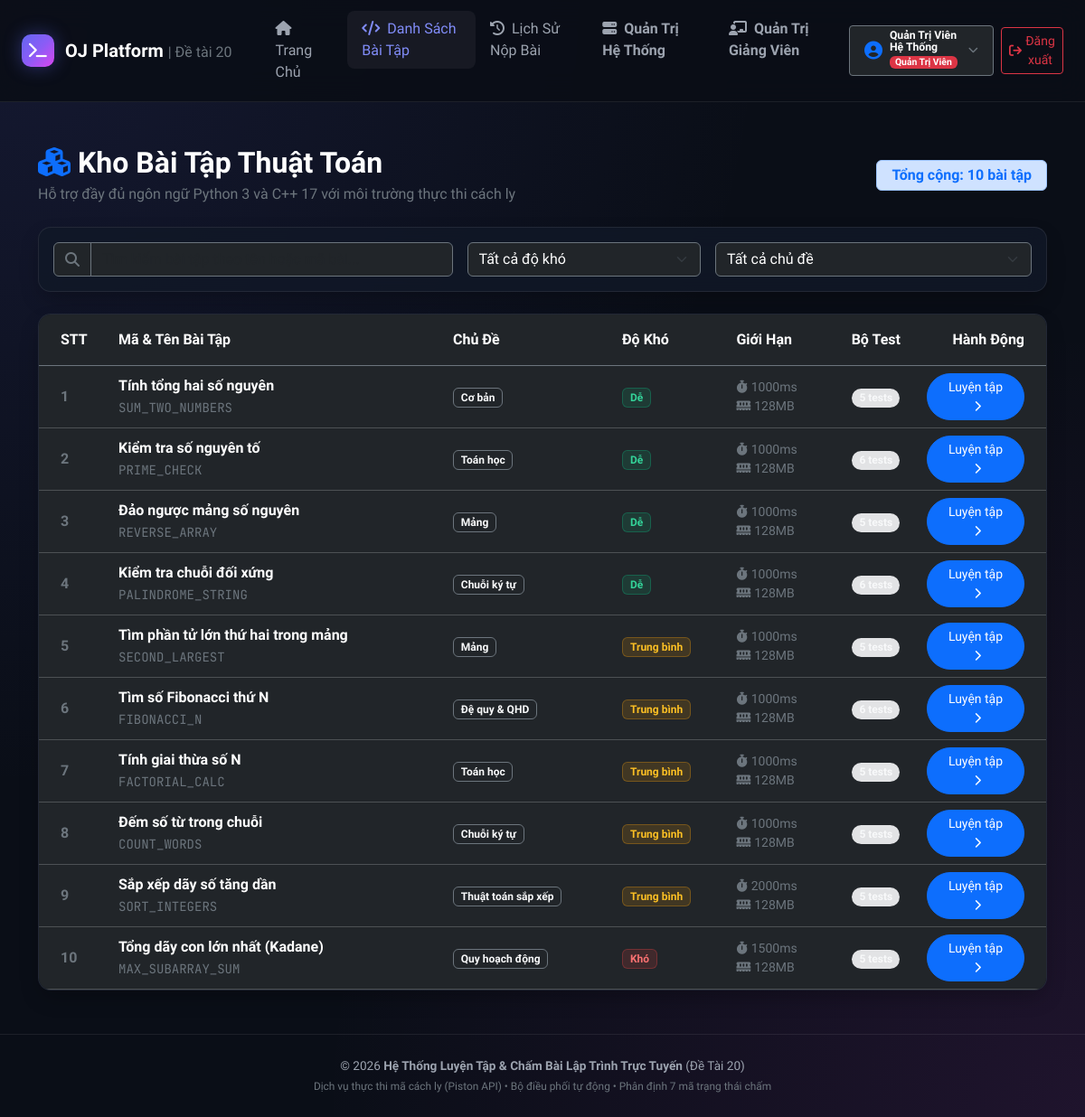
The app's page /problems.php (signed in), older data.
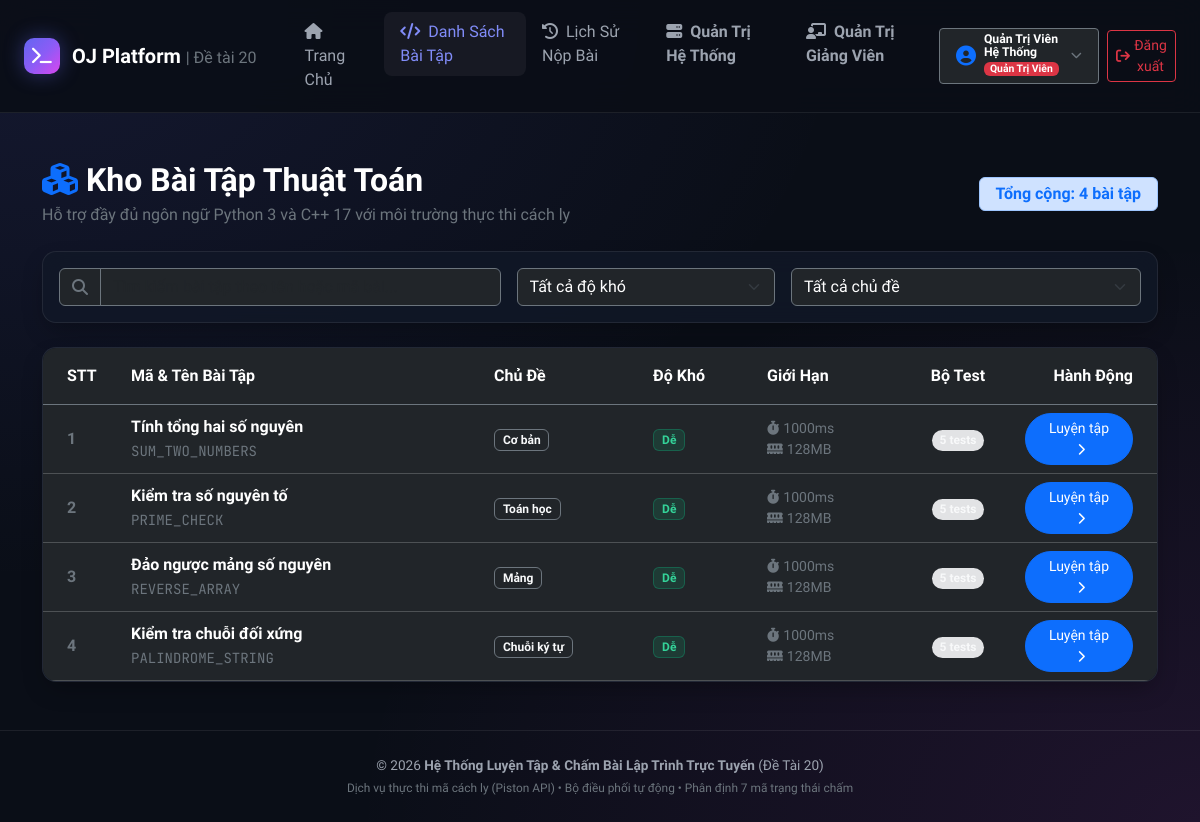
The same page, newer data.
### tables this page shows
CREATE TABLE `problems` (
    `id` INT AUTO_INCREMENT PRIMARY KEY,
    `code` VARCHAR(50) NOT NULL UNIQUE COMMENT 'Mã bài viết tắt (vd: SUM_ARRAY, PRIME_CHECK)',
    `title` VARCHAR(255) NOT NULL COMMENT 'Tiêu đề bài tập',
    `topic` VARCHAR(100) NOT NULL COMMENT 'Chủ đề: Mảng, Chuỗi, Đồ thị, Đệ quy...',
    `difficulty` ENUM('EASY', 'MEDIUM', 'HARD') NOT NULL DEFAULT 'EASY' COMMENT 'Độ khó',
    `author_id` INT NOT NULL COMMENT 'Giảng viên tạo bài',
    `current_version_id` INT DEFAULT NULL COMMENT 'Trỏ tới phiên bản đang sử dụng',
    `is_published` TINYINT(1) NOT NULL DEFAULT 1 COMMENT '1 = Công khai; 0 = Ẩn',
    `created_at` DATETIME NOT NULL DEFAULT CURRENT_TIMESTAMP,
    `updated_at` DATETIME NOT NULL DEFAULT CURRENT_TIMESTAMP ON UPDATE CURRENT_TIMESTAMP,
    INDEX `idx_problems_difficulty` (`difficulty`),
    INDEX `idx_problems_topic` (`topic`),
    INDEX `idx_problems_author` (`author_id`),
    CONSTRAINT `fk_problems_author` FOREIGN KEY (`author_id`) REFERENCES `users` (`id`) ON DELETE CASCADE
);

CREATE TABLE `problem_versions` (
    `id` INT AUTO_INCREMENT PRIMARY KEY,
    `problem_id` INT NOT NULL COMMENT 'Thuộc bài tập nào',
    `version_number` INT NOT NULL DEFAULT 1 COMMENT 'Phiên bản 1, 2, 3...',
    `description` LONGTEXT NOT NULL COMMENT 'Nội dung đề bài, quy cách input/output',
    `time_limit_ms` INT NOT NULL DEFAULT 1000 COMMENT 'Giới hạn thời gian chạy (mili-giây)',
    `memory_limit_kb` INT NOT NULL DEFAULT 131072 COMMENT 'Giới hạn RAM (KB, mặc định 128MB)',
    `change_log` VARCHAR(255) DEFAULT NULL COMMENT 'Ghi chú lý do cập nhật phiên bản',
    `created_by` INT NOT NULL COMMENT 'Người tạo phiên bản này',
    `created_at` DATETIME NOT NULL DEFAULT CURRENT_TIMESTAMP,
    UNIQUE KEY `uq_problem_version` (`problem_id`, `version_number`),
    INDEX `idx_pv_problem` (`problem_id`),
    CONSTRAINT `fk_pv_problem` FOREIGN KEY (`problem_id`) REFERENCES `problems` (`id`) ON DELETE CASCADE,
    CONSTRAINT `fk_pv_creator` FOREIGN KEY (`created_by`) REFERENCES `users` (`id`) ON DELETE CASCADE
);

### includes/auth.php (called while the page is built, shortened)
<?php
function isLoggedIn(): bool {
    return isset($_SESSION['user']) && !empty($_SESSION['user']['id']);
}
function getCurrentUser(): ?array {
    return $_SESSION['user'] ?? null;
}
function hasRole(string $role): bool {
    return strtoupper($_SESSION['user']['role']) === strtoupper($role);
}
function isAdmin(): bool {
    return hasRole('ADMIN');
}

### problems.php (the view, shortened to what this page needs)
<?php
require_once __DIR__ . '/includes/auth.php';
$problems = [];
try {
    $pdo = Database::getConnection();
    $stmt = $pdo->query("
        SELECT p.id, p.code, p.title, p.topic, p.difficulty,
               pv.time_limit_ms, pv.memory_limit_kb,
               (SELECT COUNT(*) FROM test_cases tc WHERE tc.problem_version_id = pv.id) as test_count
        FROM problems p
        JOIN problem_versions pv ON p.current_version_id = pv.id
        WHERE p.is_published = 1
        ORDER BY p.id ASC
    ");
    $problems = $stmt->fetchAll();
} catch (Exception $e) {
    $errorMsg = $e->getMessage();
}
require_once __DIR__ . '/includes/header.php';
require_once __DIR__ . '/includes/navbar.php';
?>
<div class="container my-5">
    <div class="d-flex align-items-center justify-content-between flex-wrap gap-3 mb-4">
        <div>
            <h2 class="fw-bold text-white mb-1">
                <i class="fas fa-cubes text-primary me-2"></i>Kho Bài Tập Thuật Toán
            </h2>
            <p class="text-secondary mb-0">Hỗ trợ đầy đủ ngôn ngữ Python 3 và C++ 17 với môi trường thực thi cách ly</p>
        </div>
        <div class="d-flex align-items-center gap-2">
            <span class="badge bg-primary-subtle text-primary border border-primary-subtle px-3 py-2 fs-6">
                Tổng cộng: <?php echo count($problems); ?> bài tập
            </span>
        </div>
    </div>
    <div class="custom-card p-3 mb-4">
        <div class="row g-3 align-items-center">
            <div class="col-md-5">
                <div class="input-group">
                    <span class="input-group-text bg-dark border-secondary text-secondary">
                        <i class="fas fa-search"></i>
                    </span>
                    <input type="text" id="filterSearch" class="form-control bg-dark border-secondary text-white" placeholder="Tìm kiếm bài tập theo tên hoặc mã bài...">
                </div>
            </div>
            <div class="col-md-3">
                <select id="filterDifficulty" class="form-select bg-dark border-secondary text-white">
                    <option value="">Tất cả độ khó</option>
                </select>
            </div>
            <div class="col-md-4">
                <select id="filterTopic" class="form-select bg-dark border-secondary text-white">
                    <option value="">Tất cả chủ đề</option>
                </select>
            </div>
        </div>
    </div>
    <div class="custom-card overflow-hidden">
        <div class="table-responsive">
            <table class="table table-dark table-hover align-middle mb-0" id="problemTable">
                <thead class="text-secondary border-bottom border-secondary">
                    <tr>
                        <th class="ps-4 py-3" style="width: 80px;">STT</th>
                        <th class="py-3">Mã &amp; Tên Bài Tập</th>
                        <th class="py-3">Chủ Đề</th>
                        <th class="py-3">Độ Khó</th>
                        <th class="py-3">Giới Hạn</th>
                        <th class="py-3 text-center">Bộ Test</th>
                        <th class="pe-4 py-3 text-end" style="width: 140px;">Hành Động</th>
                    </tr>
                </thead>
                <tbody>
                    <?php if (empty($problems)): ?>
                        <tr>
                            <td colspan="7" class="text-center py-5 text-secondary">
                                Không có bài tập nào được tìm thấy.
                            </td>
                        </tr>
                    <?php else: ?>
                        <?php foreach ($problems as $idx => $p):
                            $diffClass = ($p['difficulty'] === 'EASY') ? 'badge-easy' : (($p['difficulty'] === 'MEDIUM') ? 'badge-medium' : 'badge-hard');
                            $diffLabel = ($p['difficulty'] === 'EASY') ? 'Dễ' : (($p['difficulty'] === 'MEDIUM') ? 'Trung bình' : 'Khó');
                        ?>
                            <tr class="problem-row"
                                data-title="<?php echo htmlspecialchars(mb_strtolower($p['title'])); ?>"
                                data-code="<?php echo htmlspecialchars(mb_strtolower($p['code'])); ?>"
                                data-difficulty="<?php echo $p['difficulty']; ?>"
                                data-topic="<?php echo htmlspecialchars($p['topic']); ?>">
                                <td class="ps-4 fw-bold text-secondary"><?php echo $idx + 1; ?></td>
                                <td>
                                    <a href="solve.php?id=<?php echo $p['id']; ?>" class="text-decoration-none text-white fw-bold d-block">
                                        <?php echo htmlspecialchars($p['title']); ?>
                                    </a>
                                    <code class="text-secondary small"><?php echo htmlspecialchars($p['code']); ?></code>
                                </td>
                                <td>
                                    <span class="badge bg-dark border border-secondary text-light">
                                        <?php echo htmlspecialchars($p['topic']); ?>
                                    </span>
                                </td>
                                <td>
                                    <span class="badge <?php echo $diffClass; ?> px-2 py-1">
                                        <?php echo $diffLabel; ?>
                                    </span>
                                </td>
                                <td class="small text-secondary">
                                    <div><i class="fas fa-stopwatch me-1"></i><?php echo $p['time_limit_ms']; ?>ms</div>
                                    <div><i class="fas fa-memory me-1"></i><?php echo round($p['memory_limit_kb'] / 1024); ?>MB</div>
                                </td>
                                <td class="text-center">
                                    <span class="badge bg-secondary-subtle text-light rounded-pill px-2">
                                        <?php echo $p['test_count']; ?> tests
                                    </span>
                                </td>
                                <td class="pe-4 text-end">
                                    <a href="solve.php?id=<?php echo $p['id']; ?>" class="btn btn-primary btn-sm px-3 rounded-pill">
                                        <span>Luyện tập</span>
                                        <i class="fas fa-chevron-right ms-1 small"></i>
                                    </a>
                                </td>
                            </tr>
                        <?php endforeach; ?>
                    <?php endif; ?>
                </tbody>
            </table>
        </div>
    </div>
</div>
<?php require_once __DIR__ . '/includes/footer.php'; ?>

### includes/header.php (shortened to what this page needs)
<?php
require_once __DIR__ . '/auth.php';
?>
<!DOCTYPE html>
<html lang="vi">
<head>
    <link href="https://cdn.jsdelivr.net/npm/bootstrap@5.3.2/dist/css/bootstrap.min.css" rel="stylesheet">
    <link rel="stylesheet" href="https://cdnjs.cloudflare.com/ajax/libs/font-awesome/6.5.1/css/all.min.css">
</head>
<body>

### includes/navbar.php (shortened to what this page needs)
<?php
require_once __DIR__ . '/auth.php';
$currentScript = basename($_SERVER['PHP_SELF']);
$loggedUser    = getCurrentUser();
?>
<nav class="navbar navbar-expand-lg navbar-custom sticky-top">
    <div class="container-fluid px-lg-4">
        <a class="navbar-brand d-flex align-items-center text-white fw-bold" href="index.php">
            <div class="brand-badge">
                <i class="fas fa-terminal"></i>
            </div>
            <span>OJ Platform <small class="text-secondary fw-normal fs-6">| Đề tài 20</small></span>
        </a>
        <div class="collapse navbar-collapse" id="navbarMain">
            <ul class="navbar-nav me-auto mb-2 mb-lg-0 ms-lg-3">
                <li class="nav-item">
                    <a class="nav-link <?php echo ($currentScript === 'index.php') ? 'active' : ''; ?>" href="index.php">
                        <i class="fas fa-home me-1"></i> Trang Chủ
                    </a>
                </li>
                <li class="nav-item">
                    <a class="nav-link <?php echo ($currentScript === 'problems.php' || $currentScript === 'solve.php') ? 'active' : ''; ?>" href="problems.php">
                        <i class="fas fa-code me-1"></i> Danh Sách Bài Tập
                    </a>
                </li>
                <li class="nav-item">
                    <a class="nav-link <?php echo ($currentScript === 'submissions.php') ? 'active' : ''; ?>" href="submissions.php">
                        <i class="fas fa-clock-rotate-left me-1"></i> Lịch Sử Nộp Bài
                    </a>
                </li>
                <?php if (isAdmin()): ?>
                    <li class="nav-item">
                        <a class="nav-link text-danger fw-semibold <?php echo ($currentScript === 'admin.php') ? 'active' : ''; ?>" href="admin.php">
                            <i class="fas fa-server me-1"></i> Quản Trị Hệ Thống
                        </a>
                    </li>
                    <li class="nav-item">
                        <a class="nav-link text-warning fw-semibold <?php echo ($currentScript === 'lecturer.php') ? 'active' : ''; ?>" href="lecturer.php">
                            <i class="fas fa-chalkboard-user me-1"></i> Quản Trị Giảng Viên
                        </a>
                    </li>
                <?php endif; ?>
            </ul>
            <div class="d-flex align-items-center gap-2">
                <?php if ($loggedUser):
                    $role = $loggedUser['role'];
                    $roleBadgeClass = ($role === 'ADMIN') ? 'bg-danger' : (($role === 'LECTURER') ? 'bg-primary' : 'bg-success');
                    $roleLabel = ($role === 'ADMIN') ? 'Quản Trị Viên' : (($role === 'LECTURER') ? 'Giảng Viên' : 'Sinh Viên');
                ?>
                    <div class="user-menu-wrapper position-relative">
                        <button type="button" class="btn btn-dark border-secondary btn-sm text-white d-flex align-items-center gap-2 px-3 py-1 user-menu-trigger"
                                id="userMenuBtn" onclick="toggleUserMenu(event)">
                            <i class="fas fa-circle-user text-primary fs-5"></i>
                            <div class="text-start">
                                <span class="d-block small fw-bold lh-1"><?php echo htmlspecialchars($loggedUser['full_name']); ?></span>
                                <span class="badge <?php echo $roleBadgeClass; ?>" style="font-size: 0.65rem; padding: 2px 6px;">
                                    <?php echo $roleLabel; ?>
                                </span>
                            </div>
                            <i class="fas fa-chevron-down ms-1 text-secondary" style="font-size: 0.7rem;"></i>
                        </button>
                    </div>
                    <a href="logout.php" class="btn btn-outline-danger btn-sm px-2 py-1 d-flex align-items-center gap-1" title="Đăng xuất khỏi hệ thống">
                        <i class="fas fa-arrow-right-from-bracket"></i>
                        <span class="d-none d-sm-inline">Đăng xuất</span>
                    </a>
                <?php endif; ?>
            </div>
        </div>
    </div>
</nav>

### includes/footer.php
<footer>
    <div class="container text-center">
        <p class="mb-1">&copy; <?php echo date('Y'); ?> <strong>Hệ Thống Luyện Tập &amp; Chấm Bài Lập Trình Trực Tuyến</strong> (Đề Tài 20)</p>
        <p class="text-secondary small mb-0">
            Dịch vụ thực thi mã cách ly (Piston API) &bull; Bộ điều phối tự động &bull; Phân định 7 mã trạng thái chấm
        </p>
    </div>
</footer>
</body>
</html>

### includes/header.php (style rules this page uses)
:root { --bg-body: #0a0e17; --bg-card: rgba(17, 24, 39, 0.85); --bg-surface: #111827; --border-color: rgba(255, 255, 255, 0.08); --text-main: #f3f4f6; --text-muted: #9ca3af; --primary: #6366f1; --primary-grad: linear-gradient(135deg, #6366f1 0%, #8b5cf6 50%, #d946ef 100%); --accent-green: #10b981; --accent-red: #ef4444; --accent-yellow: #f59e0b; --accent-cyan: #06b6d4; }
body { background-color: var(--bg-body); color: var(--text-main); font-family: 'Plus Jakarta Sans', sans-serif; min-height: 100vh; display: flex; flex-direction: column; background-image: radial-gradient(at 0% 0%, rgba(99, 102, 241, 0.12) 0px, transparent 50%), radial-gradient(at 100% 100%, rgba(217, 70, 239, 0.10) 0px, transparent 50%); background-attachment: fixed; }
.navbar-custom { background: rgba(10, 14, 23, 0.9); backdrop-filter: blur(16px); -webkit-backdrop-filter: blur(16px); border-bottom: 1px solid var(--border-color); padding: 12px 0; }
.brand-badge { width: 36px; height: 36px; border-radius: 10px; background: var(--primary-grad); display: flex; align-items: center; justify-content: center; color: #fff; font-size: 1.1rem; margin-right: 12px; box-shadow: 0 0 20px rgba(99, 102, 241, 0.4); }
.nav-link { color: var(--text-muted) !important; font-weight: 500; padding: 8px 16px !important; border-radius: 8px; transition: all 0.2s ease; }
.nav-link:hover, .nav-link.active { color: #fff !important; background: rgba(255, 255, 255, 0.05); }
.nav-link.active { color: #818cf8 !important; }
.custom-card { background: var(--bg-card); border: 1px solid var(--border-color); border-radius: 14px; backdrop-filter: blur(12px); box-shadow: 0 10px 25px -5px rgba(0, 0, 0, 0.3); }
.badge-easy { background: rgba(16, 185, 129, 0.15); color: #34d399; border: 1px solid rgba(16, 185, 129, 0.3); }
pre, code { font-family: 'JetBrains Mono', monospace; }
footer { margin-top: auto; border-top: 1px solid var(--border-color); padding: 24px 0; color: var(--text-muted); font-size: 0.85rem; }
.badge-medium { background: rgba(245, 158, 11, 0.15); color: #fbbf24; border: 1px solid rgba(245, 158, 11, 0.3); }
.badge-hard { background: rgba(239, 68, 68, 0.15); color: #f87171; border: 1px solid rgba(239, 68, 68, 0.3); }

### includes/navbar.php (style rules this page uses)
.user-menu-wrapper { position: relative; display: inline-block; }

Row changes from the older to the newer data that the page shows:
removed problems: title "Tìm phần tử lớn thứ hai trong mảng", code "SECOND_LARGEST", topic "Mảng", difficulty "Trung bình", current_version.time_limit_ms "1000", $p['memory_limit_kb']/1024 "128", test_count "5"
removed problems: title "Tìm số Fibonacci thứ N", code "FIBONACCI_N", topic "Đệ quy & QHD", difficulty "Trung bình", current_version.time_limit_ms "1000", $p['memory_limit_kb']/1024 "128", test_count "6"
removed problems: title "Tính giai thừa số N", code "FACTORIAL_CALC", topic "Toán học", difficulty "Trung bình", current_version.time_limit_ms "1000", $p['memory_limit_kb']/1024 "128", test_count "5"
removed problems: title "Đếm số từ trong chuỗi", code "COUNT_WORDS", topic "Chuỗi ký tự", difficulty "Trung bình", current_version.time_limit_ms "1000", $p['memory_limit_kb']/1024 "128", test_count "5"
removed problems: title "Sắp xếp dãy số tăng dần", code "SORT_INTEGERS", topic "Thuật toán sắp xếp", difficulty "Trung bình", current_version.time_limit_ms "2000", $p['memory_limit_kb']/1024 "128", test_count "5"
removed problems: title "Tổng dãy con lớn nhất (Kadane)", code "MAX_SUBARRAY_SUM", topic "Quy hoạch động", difficulty "Khó", current_version.time_limit_ms "1500", $p['memory_limit_kb']/1024 "128", test_count "5"
computed for problems "Kiểm tra số nguyên tố": test_count "6" → "5"
computed for problems "Kiểm tra chuỗi đối xứng": test_count "6" → "5"
Text that changed along with them:
count($problems): "10" → "4"
